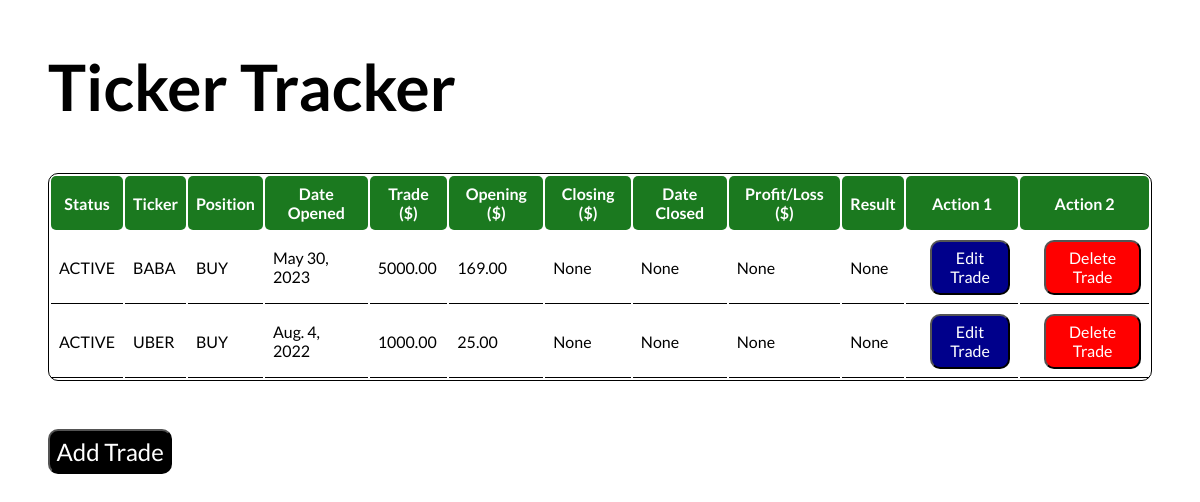
The app's page /, older data.
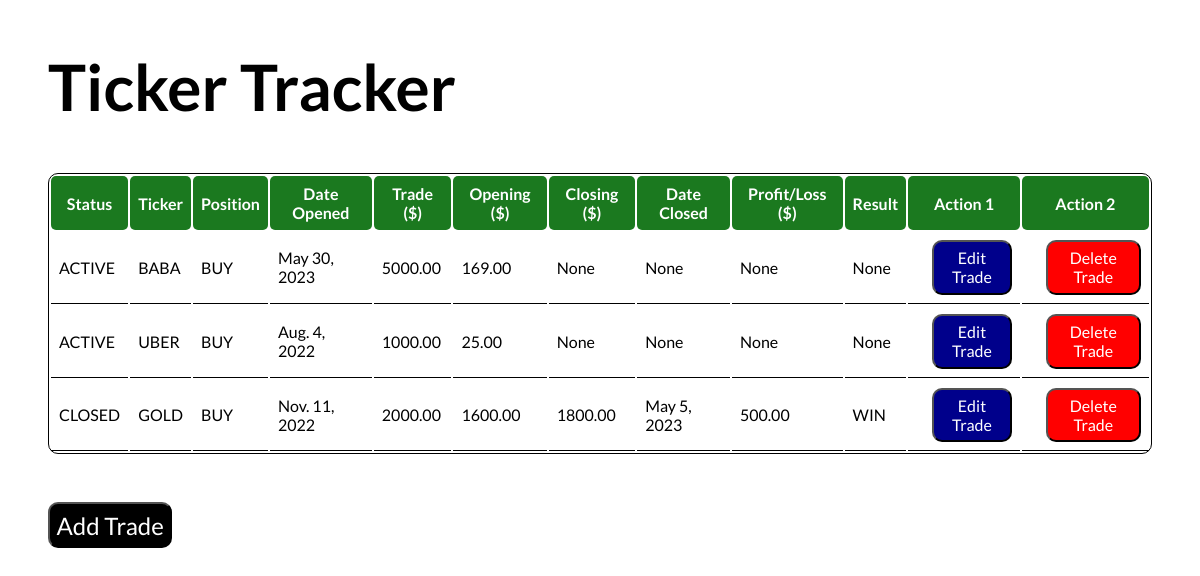
The same page, newer data.
### tracker/models.py (models this page shows, shortened)
class Tracker(models.Model):
    status = models.CharField(max_length= 6, null=False, blank=False)
    ticker = models.CharField(max_length= 8, null=False, blank=False)
    position = models.CharField(max_length= 4, null=False, blank=False)
    date_opened = models.DateField(null=False, blank=False)
    amount_traded = models.DecimalField(max_digits=8, decimal_places=2, null=False, blank=False)
    opening_price = models.DecimalField(max_digits=8, decimal_places=2, null=False, blank=False)
    closing_price = models.DecimalField(max_digits=8, decimal_places=2, null=True, blank=True)
    date_closed = models.DateField(null=True, blank=True)
    profit_loss = models.DecimalField(max_digits=8, decimal_places=2, null=True, blank=True)
    result = models.CharField(max_length= 4, null=True, blank=True)

### tracker/views.py (the view)
# urls.py: path('', get_tracker, name='get_tracker'),
def get_tracker(request):
    trackers = Tracker.objects.all()
    context = {
        'tracker': trackers
    }
    return render(request, 'tracker/tracker.html', context)

### tracker/templates/tracker/tracker.html (shortened to what this page needs)
{% load static %}
<!DOCTYPE html>
<html lang="en">
<head>
    <link rel="stylesheet" type='text/css' href="{% static 'css/style.css' %}">
</head>
<body>
    <h1>Ticker Tracker</h1>
    <table>
        <th class="table_header">Status</th>
        <th class="table_header">Ticker</th>
        <th class="table_header">Position</th>
        <th class="table_header">Date Opened</th>
        <th class="table_header">Trade ($)</th>
        <th class="table_header">Opening ($)</th>
        <th class="table_header">Closing ($)</th>
        <th class="table_header">Date Closed</th>
        <th class="table_header">Profit/Loss ($)</th>
        <th class="table_header">Result</th>
        <th class="table_header">Action 1</th>
        <th class="table_header">Action 2</th>
        {% for ticker in tracker%}
        <tr class="table_row">
            <td>{{ ticker.status }}</td>
            <td>{{ ticker.ticker }}</td>
            <td>{{ ticker.position }}</td>
            <td>{{ ticker.date_opened }}</td>
            <td>{{ ticker.amount_traded }}</td>
            <td>{{ ticker.opening_price }}</td>
            <td>{{ ticker.closing_price }}</td>
            <td>{{ ticker.date_closed }}</td>
            <td>{{ ticker.profit_loss }}</td>
            <td>{{ ticker.result }}</td>
            <td>
                <a href="/edit_trade/ {{ ticker.id }}">
                    <button class="edit_button">Edit Trade</button>
                </a>
            </td>
            <td>
                <a href="/delete_trade/ {{ ticker.id }}">
                    <button class="delete_button">Delete Trade</button>
                </a>
            </td>
        </tr>
        {% empty %}
        <tr><td>There are currently no trades to track</td></tr>
        {% endfor %}
    </table>
    <a href="/add_trade"><button class="add_button">Add Trade</button></a>
</body>
</html>

### tracker/static/css/style.css (style rules this page uses)
* { margin: 0; padding: 0; font-family: 'Lato', sans-serif; }
table { margin: 3rem; border: 1px solid black; border-radius: 10px; }
h1 { margin: 3rem; font-size: 4rem; font-weight: 600; }
.table_header { padding: .5rem; background-color: rgb(27, 121, 31); color: white; font-size: 1rem; border-radius: 5px; }
td { margin: .5rem; padding: .5rem; border-bottom: 1px solid black; }
.add_button { margin-left: 3rem; font-size: 1.5rem; padding: .4rem; background-color: black; color: white; border-radius: 10px; }
.edit_button { margin-left: 1rem; font-size: 1rem; padding: .4rem; background-color: darkblue; color: white; border-radius: 10px; }
.delete_button { margin-left: 1rem; font-size: 1rem; padding: .4rem; background-color: red; color: white; border-radius: 10px; }

Row changes from the older to the newer data that the page shows:
added Tracker: status "CLOSED", ticker "GOLD", position "BUY", date_opened "Nov. 11, 2022", amount_traded "2000.00", opening_price "1600.00", closing_price "1800.00", date_closed "May 5, 2023", profit_loss "500.00", result "WIN"
